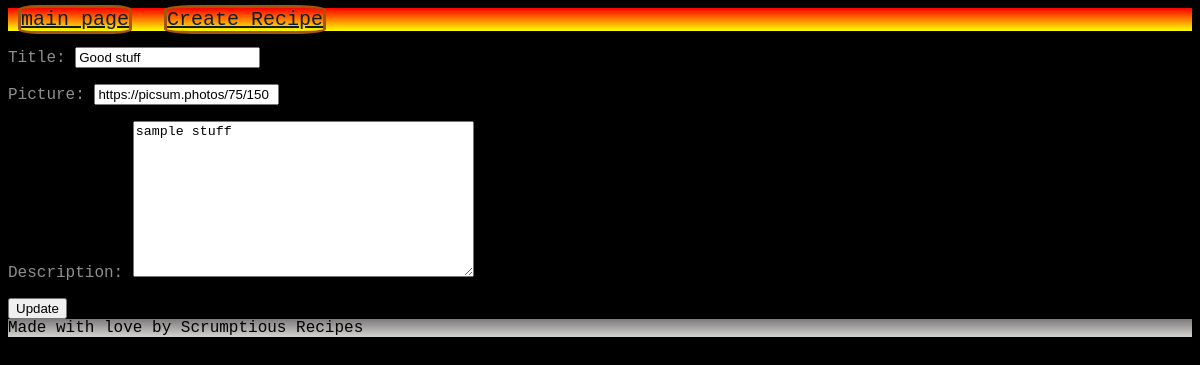
Screenshot of /recipes/recipes/details/7/edit/ with the database file from the repository.
### recipes/models.py (models this page shows)
class Recipe(models.Model):
    title = models.CharField(max_length=200)
    picture = models.URLField()
    description = models.TextField()
    created_on = models.DateTimeField(auto_now_add=True)
    author = models.ForeignKey(
        settings.AUTH_USER_MODEL,
        related_name='recipes',
        on_delete=models.CASCADE,
        null=True,
    )

### recipes/views.py (the view)
# urls.py: path('recipes/details/<int:id>/edit/', edit_post, name = 'edits'),
def edit_post(request, id):
    recipe = Recipe.objects.get(id=id)
    if request.method == 'POST':
        form = RecipeForm(request.POST, instance = recipe)
        if form.is_valid():
            form.save()
            return redirect('recipes_list')
    else:
        form = RecipeForm(instance = recipe)
    context={ 'form': form, 'recipe': recipe}
    return render(request, 'recipes/edit.html', context)

### recipes/forms.py
class RecipeForm(ModelForm):    # Step 1
    class Meta:                 # Step 2
        model = Recipe          # Step 3
        fields = [              # Step 4
            "title",            # Step 4
            "picture",          # Step 4
            "description",      # Step 4
        ]

### recipes/templates/recipes/edit.html (shortened to what this page needs)
{% extends 'base.html' %}
{% load static %}
{% block content %}
<!DOCTYPE html>
<html lang="en">
<head>
</head>
<body>
    <header>
        <nav>
            <a href="{% url 'recipes_list' %}">main page</a>
            <a href='{% url "create_post" %}'> Create Recipe</a>
        </nav>
    </header>
    <main>
        <form method="post">
            {{ form.as_p}}
            <button>Update</button>
        </form>
    </main>
</body>
</html>
{% endblock content %}

### accounts/static/css/recipes.css (style rules this page uses)
:root { --sunsetGradient: linear-gradient(red, yellow); --metalGradient: linear-gradient(rgb(125, 123, 123), rgb(211, 211, 208)); --skyBlueGradient :linear-gradient(rgb(165, 221, 235), rgb(221, 226, 230)); }
body { margin : none; padding: none; color: aliceblue; background-color: black; color: rgb(145, 142, 142); font-family:'Courier New', Courier, monospace; background-repeat: no-repeat; background-size: contain; }
header a { color: rgb(15, 29, 42); border: solid .2rem rgb(163, 86, 9); border-radius: 17%; margin:10px; margin-bottom: 10px; }
header { font-size: 125%; background-image: var(--sunsetGradient); color: black; }

### rows the page displays
Recipe: title "Good stuff", picture "https://picsum.photos/75/150", description "sample stuff"
